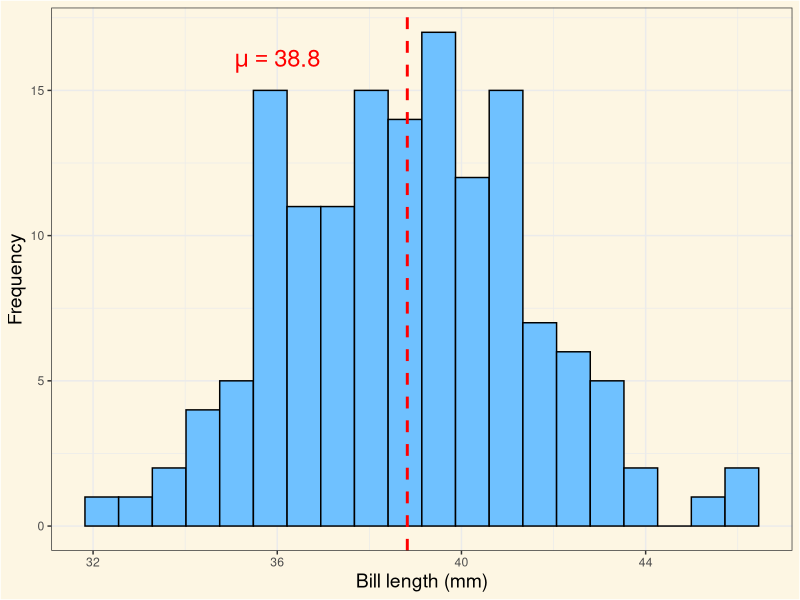
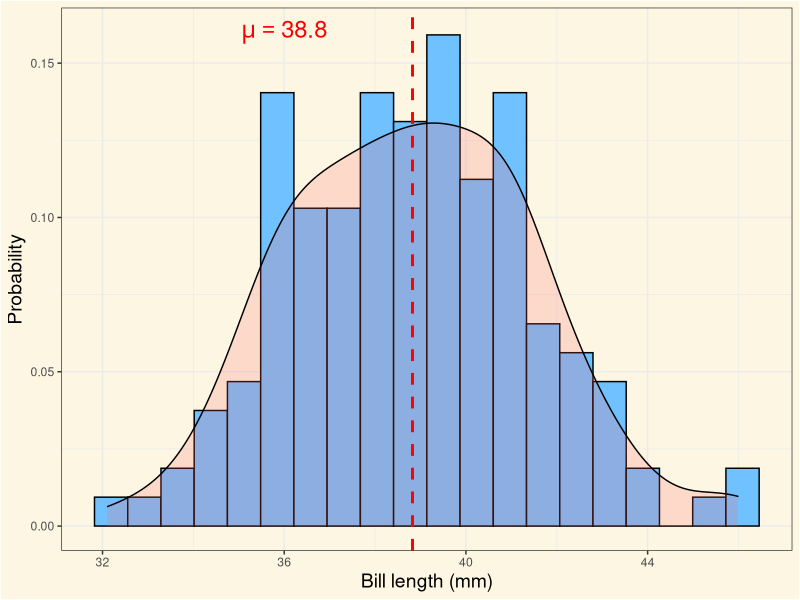
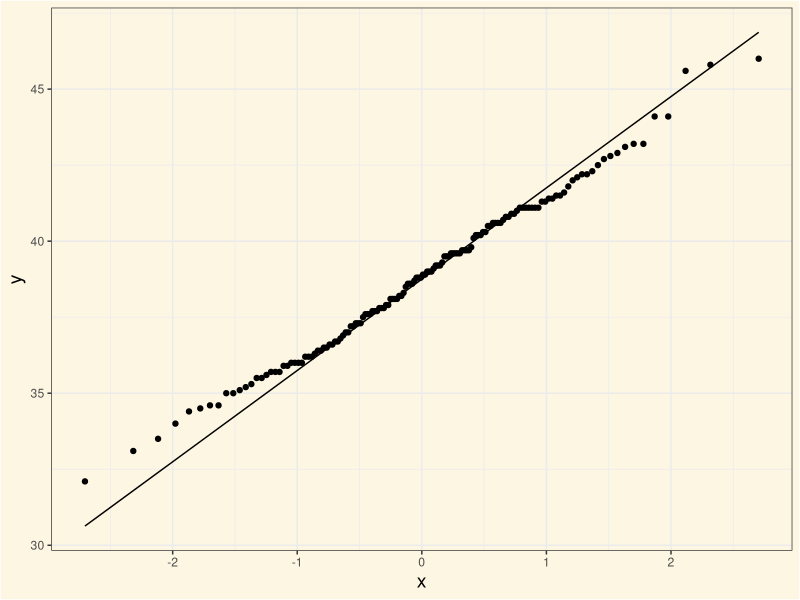
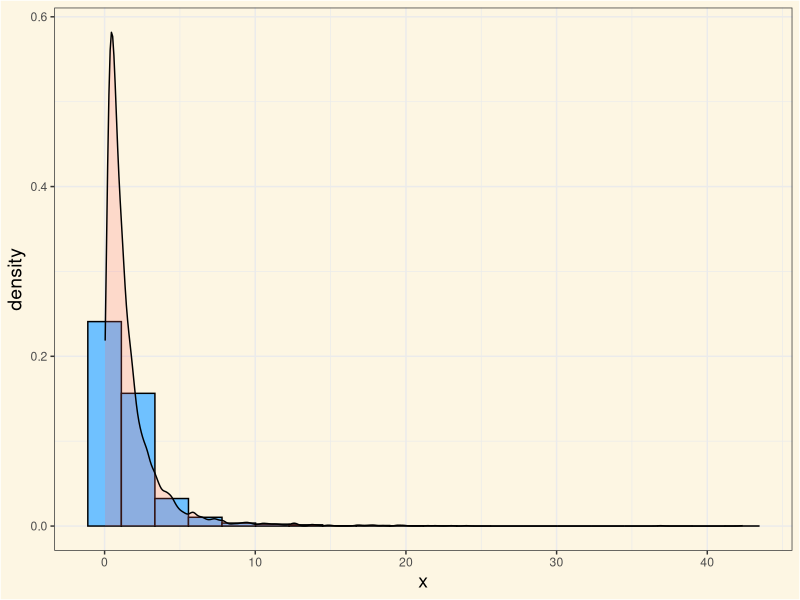
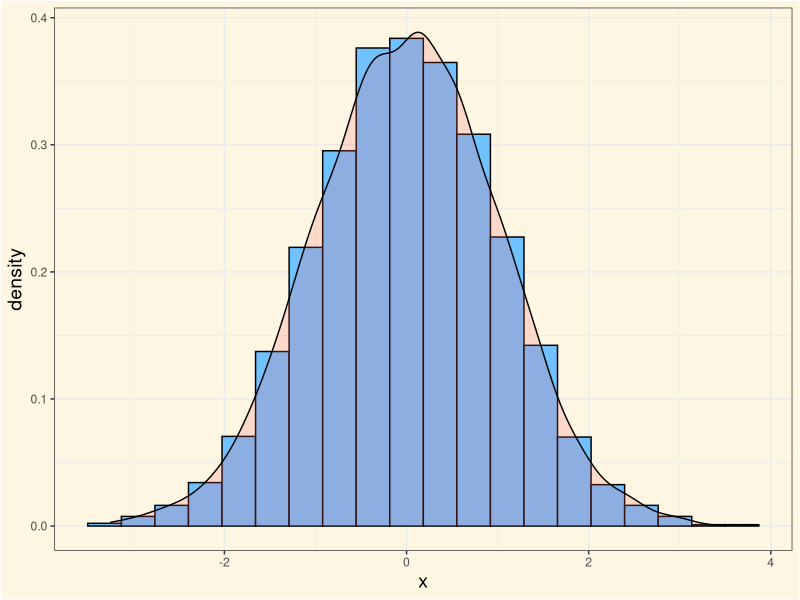
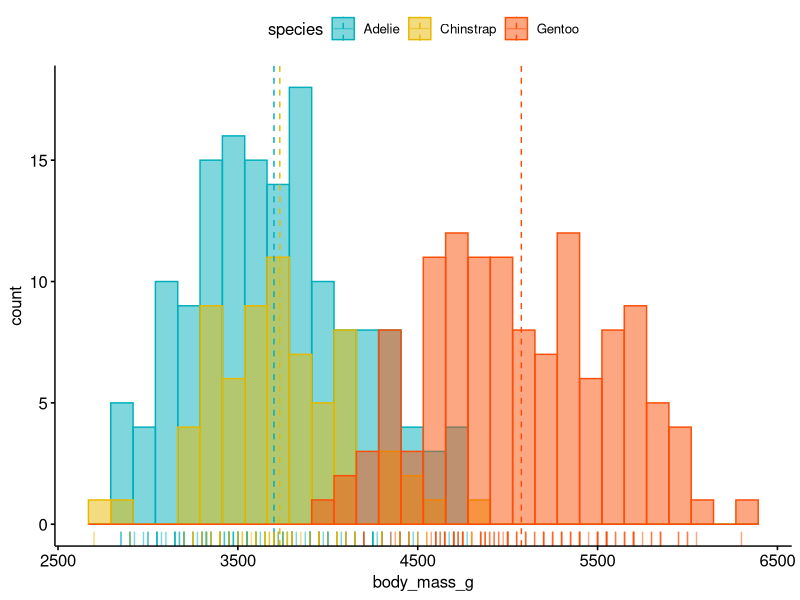
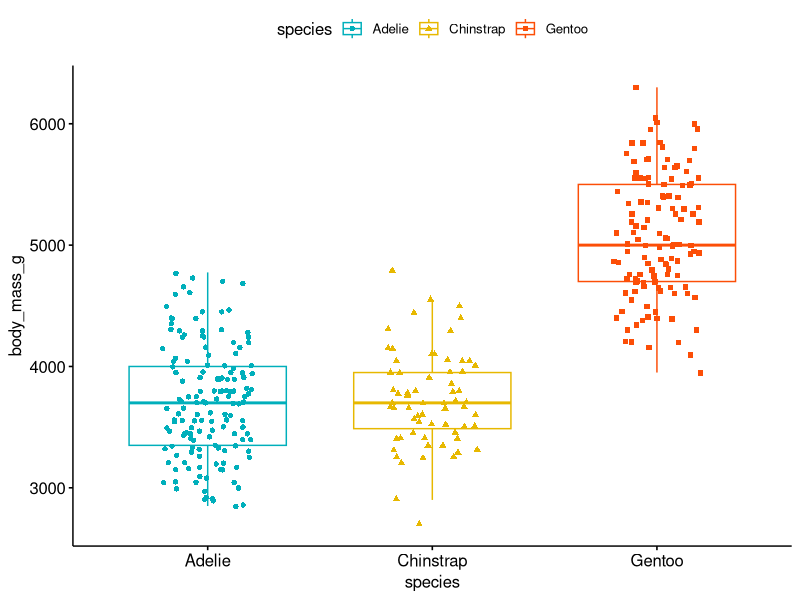
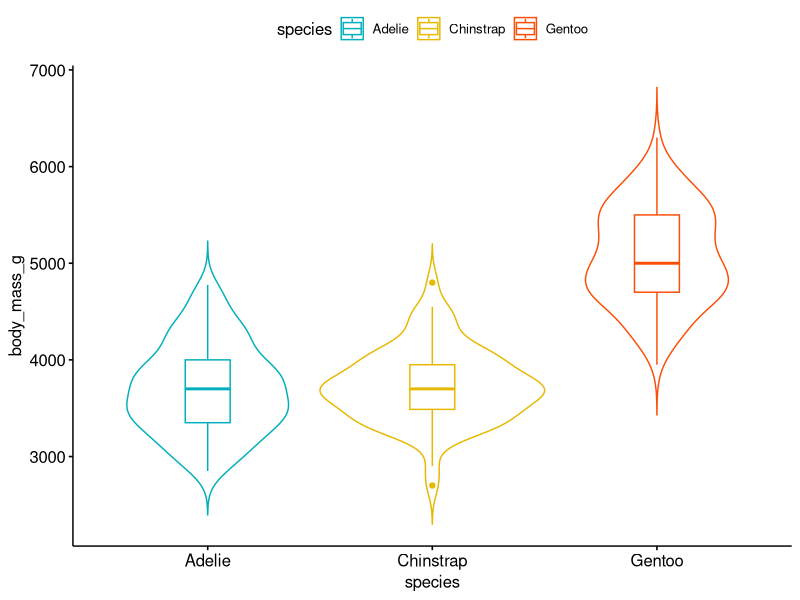

Reproduce these figures in R, in order.
## ---- chunk 1
#| label: theme-set
#| eval: true
library(tidyverse)
library(palmerpenguins)

simple_theme <- theme_bw() +
    theme(
        plot.background = element_rect(fill = "#FDF6E3"),
        panel.background = element_rect(fill = "#FDF6E3"),
        legend.background = element_rect(fill = "#FDF6E3"),
        legend.position = "top",
        axis.title = element_text(size = 14),
        
    )

theme_set(simple_theme)
## ---- chunk 2
#| label: 01-normality
#| eval: true
#| layout-ncol: 2
#| fig-align: center
#| code-fold: true

adelie  <- penguins |> 
  filter(species == "Adelie") |> 
  drop_na()

#Frequency plot
ggplot(adelie, aes(bill_length_mm)) + 
  geom_histogram(color = "black", fill = "#6FC1FF", bins = 20) +
  geom_vline(
    aes(xintercept = mean(bill_length_mm, na.rm = TRUE)), 
    color="red", 
    linetype="dashed", 
    size=1
    ) +
  labs(
    x = "Bill length (mm)",
    y = "Frequency"
  ) +
  annotate(
    "text", label = expression("mu == 38.8"), parse = TRUE,
    x = 36, y = 16, size = 6, colour = "red"
  )

# Density plot
ggplot(adelie, aes(bill_length_mm)) + 
  geom_histogram(aes(y = ..density..), bins = 20, color = "black", fill = "#6FC1FF") + 
  geom_density(alpha=.2, fill="#FF6666") +
  geom_vline(
    aes(xintercept = mean(bill_length_mm, na.rm = TRUE)), 
    color="red", 
    linetype="dashed", 
    size=1
    ) +
  labs(
    x = "Bill length (mm)",
    y = "Probability"
  ) +
  annotate(
    "text", label = expression("mu == 38.8"), parse = TRUE,
    x = 36, y = 0.16, size = 6, colour = "red"
  ) 
## ---- chunk 3
#| label: qqplot-body
#| echo: true
#| eval: true
#| fig-align: center
ggplot(adelie, aes(sample = bill_length_mm)) +
    geom_qq() +
    geom_qq_line()
## ---- chunk 4
#| label: shapiro
#| echo: true
#| eval: true
#| fig-align: center
shapiro.test(adelie$bill_length_mm)
## ---- chunk 5
#| label: lognomals
#| eval: true
#| fig-align: center
#| code-fold: true
#| layout-ncol: 2
#| 
lognormal  <-  data.frame(x = rlnorm(5000, meanlog = 0, sdlog = 1))

ggplot(lognormal, aes(x = x)) +
  geom_histogram(aes(y = after_stat(density)), color = "black", fill = "#6FC1FF", bins = 20) +
  geom_density(alpha=.2, fill="#FF6666")

#Now transform the original log-normal data
normal  <- log(lognormal)

ggplot(normal, aes(x = x)) +
  geom_histogram(aes(y = after_stat(density)), color = "black", fill = "#6FC1FF", bins = 20) +
  geom_density(alpha=.2, fill="#FF6666")
## ---- chunk 6
#| echo: true
library(ggpubr)
## ---- chunk 7
#| label: histogram
#| echo: true
#| eval: true
#| fig-align: center
#| output-location: column-fragment
gghistogram(penguins,
    x = "body_mass_g",
    add = "mean", 
    rug = TRUE,
    color = "species", 
    fill = "species",
    palette = c(
        "#00AFBB", 
        "#E7B800", 
        "#FC4E07"
    )
)
## ---- chunk 8
#| label: boxplot
#| echo: true
#| eval: true
#| fig-align: center
#| output-location: column-fragment
ggboxplot(penguins,
    x = "species", 
    y = "body_mass_g",
    color = "species",
    add = "jitter", 
    shape = "species",
    palette = c(
        "#00AFBB", 
        "#E7B800", 
        "#FC4E07"
    )
)
## ---- chunk 9
#| label: violinplot
#| echo: true
#| eval: true
#| fig-align: center
#| output-location: column-fragment
ggviolin(penguins,
    x = "species", 
    y = "body_mass_g",
    color = "species",
    shape = "species",
    add = "boxplot", 
    palette = c(
        "#00AFBB", 
        "#E7B800", 
        "#FC4E07"
    )
)
## ---- chunk 10
#| label: scatterplot
#| echo: true
#| eval: true
#| fig-align: center
#| output-location: column-fragment
ggscatter(penguins,
    x = "bill_length_mm",
    y = "body_mass_g",
    color = "black", 
    shape = 21, 
    size = 3,
    add = "reg.line", 
    conf.int = TRUE, 
    cor.coef = TRUE,
        add.params = list(
        color = "blue", 
        fill = "lightgray"
        ),
    cor.coeff.args = list(
        method = "pearson", 
        label.x = 30, 
        label.sep = "\n"
        )
)

